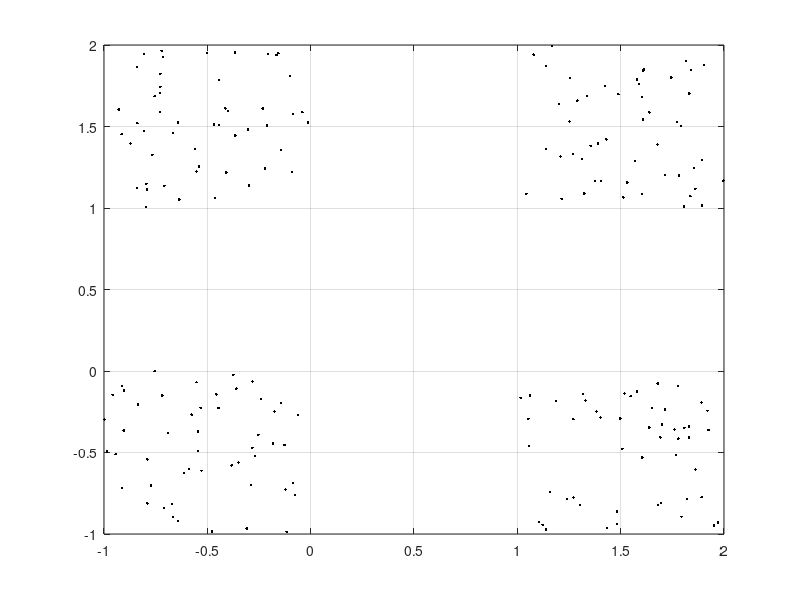

Source code (MATLAB): (Note: this script raises an error after producing the figure.)
clc; close all; clear

%GENERACION DE DATOS DE ENTRENAMIENTO

% Numero de muestras por grupo
n = 50;

% Ubicacion de la media de los conjuntos
c = 1;

% Generación conjunto de entrenamiento
x = [rand(1,n)-c rand(1,n)+c rand(1,n)+c rand(1,n)-c;
     rand(1,n)+c rand(1,n)+c rand(1,n)-c rand(1,n)-c];
% plot clusters
plot(x(1,:),x(2,:),'k.')
hold on
grid on

%DEFINICION Y ENTRENAMIENTO DEL MAPA

%Parametros del SOM
% dimensions = [100];
% coverSteps = 100;
% initNeighbor = 10;
% topologyFcn = 'gridtop'; [hextop, randtop]
% distanceFcn = 'linkdist'; [dist, boxdist, linkdist, mandist]

%Definicion de topologia

% Caso Unidimensional de capa de salida
net = selforgmap ([10 10]);

%Caso Bidimensional de capa de salida
%    topologyFcn = 'hextop'; 
%    net = selforgmap ([6 6]);


view(net)

%Entrenamiento
[net,tr] = train(net,x);

%Resultados
figure, plotsomtop(net)         %Estructura del mapa
figure, plotsompos(net,x)       %Ubicacion de entradas y SOM
figure, plotsomhits(net,x)      %Número de entradas enlazadas a cada neurona
figure, plotsomnd(net)
